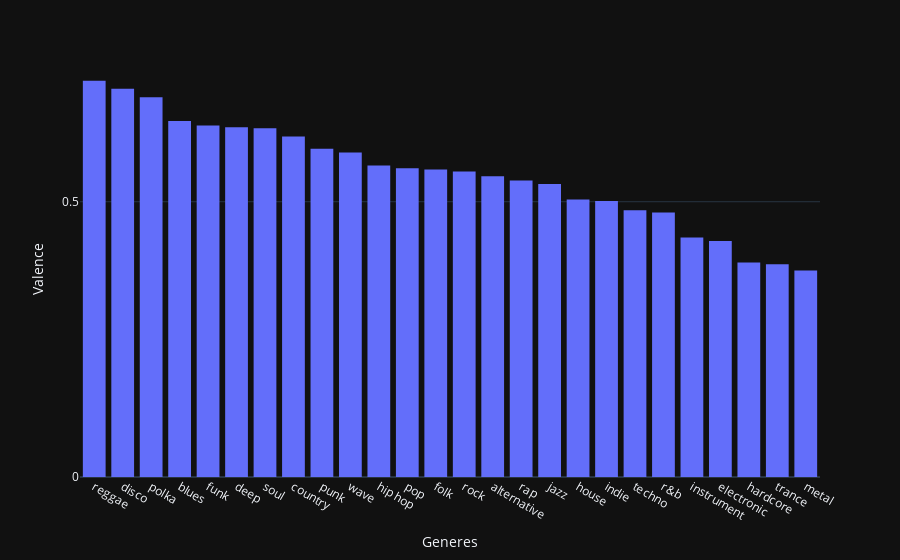

Source (notebook cell):
### Markdown cell above
# Genre and valence relationship

### Code cell
df=combinedDf.groupby(["artist_genre"],as_index=False)["valence"].mean()
fig=px.histogram(df,x="artist_genre",y="valence")
fig.update_xaxes(categoryorder="total descending")
fig.layout["xaxis"]["title"]="Generes"
fig.layout["yaxis"]["title"]="Valence"
fig.layout.yaxis.dtick=0.5
fig.show()

### Figure 1 — Plotly figure (JSON) as saved in the notebook; plotly's stock layout.template omitted (floating-point values rounded to 4 significant figures)
{"data": [{"alignmentgroup": "True", "bingroup": "x", "histfunc": "sum", "hovertemplate": "artist_genre=%{x}<br>sum of valence=%{y}<extra></extra>", "legendgroup": "", "marker": {"color": "#636efa", "pattern": {"shape": ""}}, "name": "", "offsetgroup": "", "orientation": "v", "showlegend": false, "x": ["alternative", "blues", "country", "deep", "disco", "electronic", "folk", "funk", "hardcore", "hip hop", "house", "indie", "instrument", "jazz", "metal", "polka", "pop", "punk", "r&b", "rap", "reggae", "rock", "soul", "techno", "trance", "wave"], "xaxis": "x", "y": [0.5464, 0.6468, 0.6184, 0.6355, 0.7053, 0.4286, 0.5585, 0.6387, 0.3895, 0.566, 0.5042, 0.5015, 0.435, 0.5324, 0.375, 0.69, 0.5609, 0.5963, 0.4805, 0.5387, 0.7196, 0.5551, 0.6334, 0.4845, 0.3863, 0.5895], "yaxis": "y", "type": "histogram"}], "layout": {"xaxis": {"anchor": "y", "domain": [0.0, 1.0], "title": {"text": "Generes"}, "categoryorder": "total descending"}, "yaxis": {"anchor": "x", "domain": [0.0, 1.0], "title": {"text": "Valence"}, "dtick": 0.5}, "legend": {"tracegroupgap": 0}, "margin": {"t": 60}, "barmode": "relative"}}
